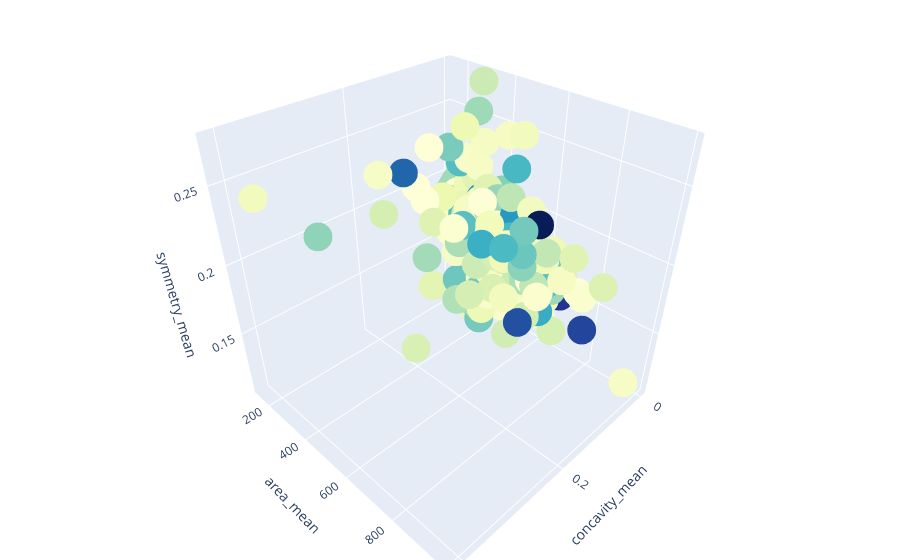

This figure's notebook cell:
### Code cell
grph_1 = go.Scatter3d(
    x = bcdf[bcdf['diagnosis']==0].concavity_mean,
    y = bcdf[bcdf['diagnosis']==0].area_mean,
    z = bcdf[bcdf['diagnosis']==0].symmetry_mean,
    mode = 'markers',
    marker = dict(
         size = 10,
         color = mean_val_1['concavity_mean'],
         colorscale = 'YlGnBu'
    )
)

graph0 = [grph_1]

layout = go.Layout(margin=dict( l=0, r=0, b=0, t=0 ), scene = dict(
            xaxis = dict(title  = 'concavity_mean'),
            yaxis = dict(title  = 'area_mean'),
            zaxis = dict(title  = 'symmetry_mean')
        )
    
)
fig = go.Figure(data = graph0, layout=layout)
py.iplot(fig)

### Figure 1 — Plotly figure (JSON) as saved in the notebook; plotly's stock layout.template omitted (floating-point values rounded to 4 significant figures; data arrays with more than 128 entries replaced by an {"elided": "..."} marker saying what was removed)
{"data": [{"marker": {"color": {"elided": "569 float values"}, "colorscale": [[0, "rgb(255,255,217)"], [0.125, "rgb(237,248,177)"], [0.25, "rgb(199,233,180)"], [0.375, "rgb(127,205,187)"], [0.5, "rgb(65,182,196)"], [0.625, "rgb(29,145,192)"], [0.75, "rgb(34,94,168)"], [0.875, "rgb(37,52,148)"], [1, "rgb(8,29,88)"]], "size": 10}, "mode": "markers", "type": "scatter3d", "x": {"elided": "357 float values"}, "y": {"elided": "357 float values"}, "z": {"elided": "357 float values"}}], "layout": {"margin": {"b": 0, "l": 0, "r": 0, "t": 0}, "scene": {"xaxis": {"title": {"text": "concavity_mean"}}, "yaxis": {"title": {"text": "area_mean"}}, "zaxis": {"title": {"text": "symmetry_mean"}}}}}
